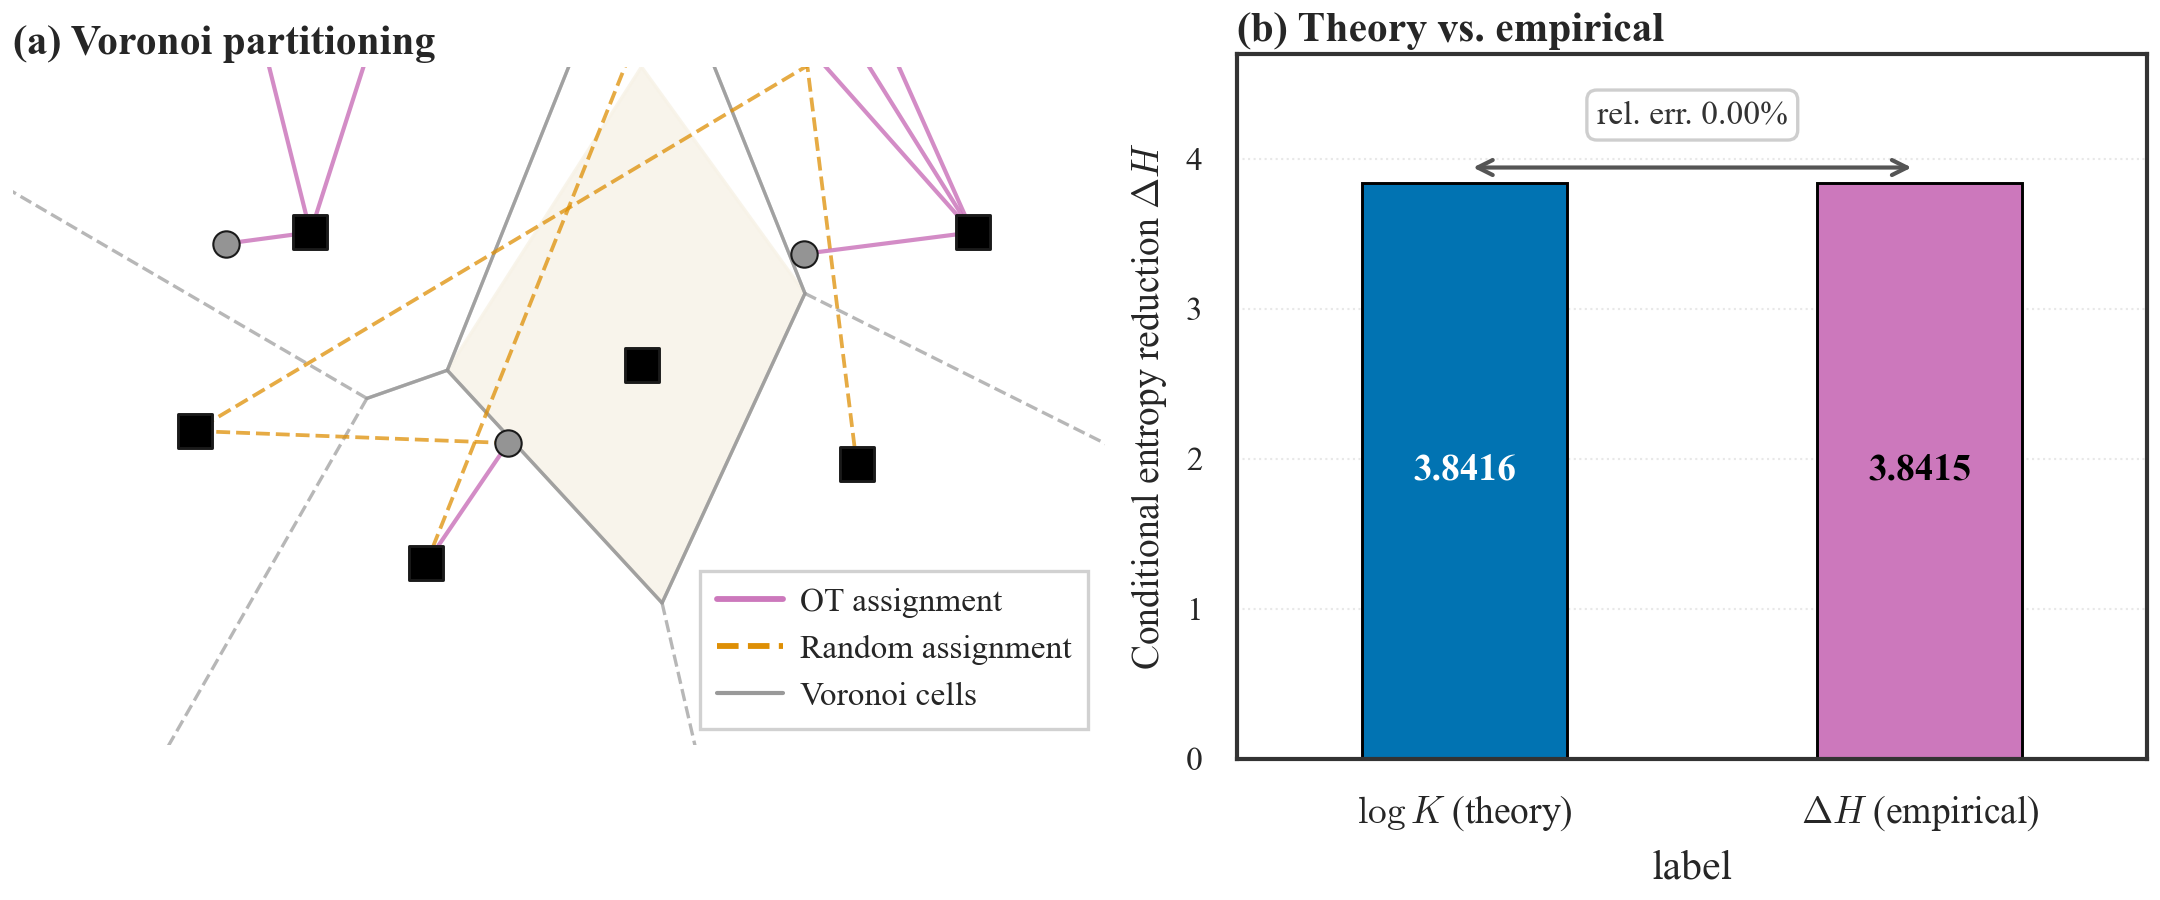

Source code (Python):
"""
Figure 3: OT Diversity Collapse Theory.

Two panels:
  (a) Voronoi partitioning with K=6 GT boxes in 2D projection.
      OT (nearest-neighbor) and random assignments from noise to GT.
  (b) Empirical validation: theoretical log K vs empirical ΔH.

Run:  python ot_theory.py
Outputs: ot_theory.pdf, ot_theory.png
"""

from __future__ import annotations

import pandas as pd
import numpy as np
import matplotlib.pyplot as plt
from scipy.spatial import Voronoi as SciVoronoi
from scipy.spatial import voronoi_plot_2d

from figure_style import *

# GT box positions (2D projection)
GT_POINTS = np.array([
    [0.8, 1.6],
    [2.2, 0.8],
    [3.5, 2.0],
    [1.5, 2.8],
    [4.8, 1.4],
    [5.5, 2.8],
])

# Softer tint colors for Voronoi cells
CELL_FILLS = [
    (0.93, 0.90, 0.98),
    (0.92, 0.97, 0.92),
    (0.97, 0.95, 0.90),
    (0.90, 0.95, 0.99),
    (0.98, 0.92, 0.92),
    (0.95, 0.93, 0.90),
]


def _clip_voronoi_polygon(vertices, xlim, ylim):
    poly = np.asarray(vertices)
    poly[:, 0] = np.clip(poly[:, 0], xlim[0], xlim[1])
    poly[:, 1] = np.clip(poly[:, 1], ylim[0], ylim[1])
    return poly


def panel_voronoi(ax: plt.Axes) -> None:
    rng = np.random.default_rng(42)
    noise = rng.uniform(0.3, 5.7, size=(8, 2))

    xlim = (-0.3, 6.3)
    ylim = (-0.3, 3.8)

    vor = SciVoronoi(GT_POINTS)

    for i, region_idx in enumerate(vor.point_region):
        region = vor.regions[region_idx]
        if not region or -1 in region:
            continue
        vertices = vor.vertices[region]
        poly = _clip_voronoi_polygon(vertices, xlim, ylim)
        ax.fill(poly[:, 0], poly[:, 1],
                color=CELL_FILLS[i % len(CELL_FILLS)], alpha=0.8, zorder=0)

    voronoi_plot_2d(vor, ax=ax, show_points=False, show_vertices=False,
                    line_colors=C_VOR if False else "#999999",
                    line_width=0.8, line_alpha=0.7)

    # Re-plot Voronoi boundaries with proper color
    # (voronoi_plot_2d uses its own line_colors; we manually draw)
    for simplex in vor.ridge_vertices:
        if -1 in simplex:
            continue
        v = vor.vertices[simplex]
        ax.plot(v[:, 0], v[:, 1], color="#999999", lw=0.8, alpha=0.7, zorder=1)

    # GT boxes (squares)
    ax.scatter(GT_POINTS[:, 0], GT_POINTS[:, 1], s=70, color=C_GT,
               marker="s", edgecolor="k", lw=0.7, zorder=5,
               label="GT boxes ($b_k$)")

    # Noise samples (circles)
    ax.scatter(noise[:, 0], noise[:, 1], s=40, color=C_SOURCE,
               edgecolor="k", lw=0.5, zorder=5, label="noise $z_i$")

    # OT assignments (solid, full set)
    nn_idx = np.argmin(
        np.linalg.norm(noise[:, None, :] - GT_POINTS[None, :, :], axis=2),
        axis=1,
    )
    for z, k in zip(noise, nn_idx):
        ax.plot([z[0], GT_POINTS[k, 0]], [z[1], GT_POINTS[k, 1]],
                color=C_OT, lw=1.0, alpha=0.85, zorder=3)

    # Random assignments (dashed, subset for clarity)
    rand_perm = rng.permutation(len(GT_POINTS))
    rand_perm = np.resize(rand_perm, len(noise))
    n_rand_show = 4
    rand_indices = rng.choice(len(noise), size=n_rand_show, replace=False)
    for idx in rand_indices:
        z = noise[idx]
        k = rand_perm[idx]
        ax.plot([z[0], GT_POINTS[k, 0]], [z[1], GT_POINTS[k, 1]],
                color=C_RAND, lw=0.9, alpha=0.75, ls="--", zorder=2)

    ax.set_xlim(xlim)
    ax.set_ylim(ylim)
    ax.set_aspect("equal")
    ax.set_xticks([])
    ax.set_yticks([])
    ax.set_xlabel("")
    ax.set_ylabel("")
    ax.set_title("(a) Voronoi partitioning", **PANEL_LABEL_KW)
    hide_spines(ax)

    handles = [
        Line2D([0], [0], color=C_OT, lw=1.4, label="OT assignment"),
        Line2D([0], [0], color=C_RAND, lw=1.4, ls="--",
               label="Random assignment"),
        Line2D([0], [0], color="#999999", lw=1.0, label="Voronoi cells"),
    ]
    legend = ax.legend(handles=handles, loc="lower right", frameon=True,
                       fontsize=8, framealpha=0.9, edgecolor="#cccccc",
                       borderpad=0.5, handletextpad=0.5)
    legend.get_frame().set_facecolor("white")


def panel_dh(ax: plt.Axes) -> None:
    K_mean = 46.6
    theory = np.log(K_mean)       # 3.8427
    empirical = 3.8415
    rel_err = abs(theory - empirical) / theory * 100

    # Tidy DataFrame
    df_bar = pd.DataFrame({
        "label": [r"$\log K$ (theory)", r"$\Delta H$ (empirical)"],
        "value": [theory, empirical],
    })
    PAL_BAR = [C_RF, C_OT]

    sns.barplot(data=df_bar, x="label", y="value",
                hue="label", palette=PAL_BAR, edgecolor="black",
                linewidth=0.7, saturation=1, width=0.45,
                ax=ax, legend=False)

    # Value labels inside bars — adaptive text color
    for bar, val, col in zip(ax.patches, [theory, empirical], PAL_BAR):
        brightness = 0.299*col[0] + 0.587*col[1] + 0.114*col[2]
        txt_color = "white" if brightness < 0.5 else "black"
        ax.text(bar.get_x() + bar.get_width() / 2,
                bar.get_y() + bar.get_height() / 2,
                f"{val:.4f}", ha="center", va="center",
                fontsize=9, color=txt_color, fontweight="bold")

    ax.set_ylabel(r"Conditional entropy reduction $\Delta H$", fontsize=9)
    ax.set_ylim(0.0, 4.7)
    ax.set_axisbelow(True)
    ax.grid(axis="y", ls=":", lw=0.5, alpha=0.6)
    ax.set_title("(b) Theory vs. empirical", **PANEL_LABEL_KW)
    ax.tick_params(axis="y", labelsize=8)

    # Arrow connecting the two bars
    y_top = max(theory, empirical) + 0.35
    ax.annotate("", xy=(0, theory + 0.1), xytext=(1, empirical + 0.1),
                arrowprops=dict(arrowstyle="<->", color="#555555", lw=1.0,
                                connectionstyle="arc3,rad=0"))
    ax.text(0.5, y_top,
            f"rel. err. {rel_err:.2f}%",
            ha="center", va="bottom", fontsize=8, color=C_DARKGRAY,
            bbox=dict(boxstyle="round,pad=0.3", facecolor="white",
                      edgecolor="#cccccc", alpha=0.95))


def main() -> None:
    fig, axes = plt.subplots(
        1, 2, figsize=FIG_CONFIG["1x2"]["figsize"],
        gridspec_kw={"width_ratios": [1.2, 1]},
        constrained_layout=True,
    )
    panel_voronoi(axes[0])
    panel_dh(axes[1])

    save_fig(fig, "ot_theory")


if __name__ == "__main__":
    main()
